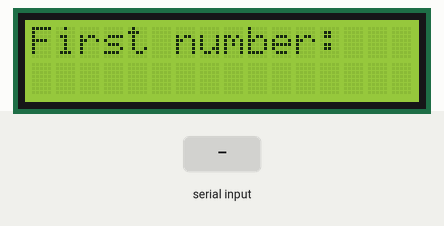
Simulated run of this sketch. Board: Arduino Uno, built with avr-gcc and run on an emulated ATmega328P. Parts: 16×2 character LCD. The test bench sets the inputs (shaded band).

Above: at 1.2 s.
1.3 s: "90/45\n" received over Serial
At 2.1 s:
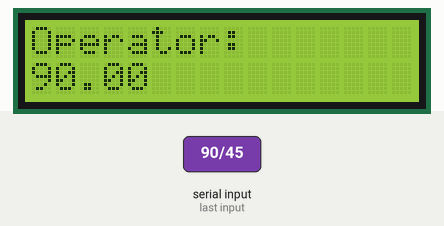
At 3.5 s:
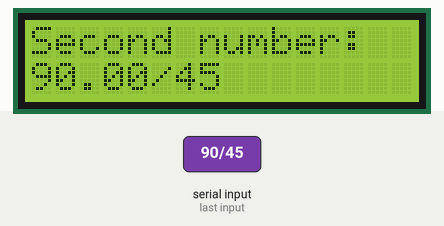
3.8 s: "+" received over Serial
At 5.3 s:
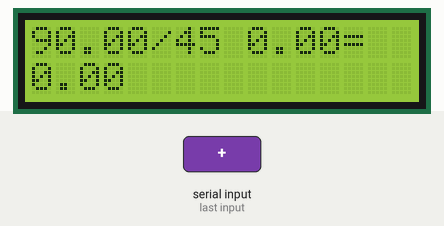
Timing chart, 0 to 6.8 s (numbered marks = the images above; inputs shaded):
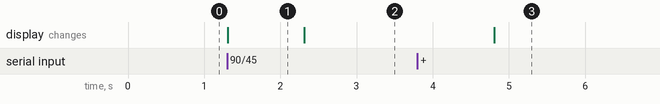

The sketch:

LCD_calculator.ino
```cpp
#include <LiquidCrystal.h>
int rs = 7;
int en = 8;
int d4 = 9;
int d5 = 10;
int d6 = 11;
int d7 = 12;
float num1;
float num2;
String Operator;
float answer;
int dt = 5000;

LiquidCrystal lcd(rs,en,d4,d5,d6,d7);

void setup() {

  lcd.begin(16,2);
  Serial.begin(9600);

}

void loop() {

  lcd.clear();
  lcd.setCursor(0,0);
  lcd.print("First number:");

  while (!Serial.available()){}
  num1 = Serial.parseFloat();
  lcd.clear();
  lcd.setCursor(0,0);
  lcd.print("Operator:");
  lcd.setCursor(0,1);
  lcd.print(num1);

  while (!Serial.available()){}
  Operator = Serial.readString();
  lcd.clear();
  lcd.setCursor(0,0);
  lcd.print("Second number:");
  lcd.setCursor(0,1);
  lcd.print(num1+Operator);

  while (!Serial.available()){}
  num2 = Serial.parseFloat();
  lcd.clear();

  if(Operator == "+"){
    answer = num1 + num2;
  }
  if(Operator == "-"){
    answer = num1 - num2;
  }
  if(Operator == "*"){
    answer = num1 * num2;
  }
  if(Operator == "/"){
    answer = num1 / num2;
  }

  lcd.setCursor(0,0);
  lcd.print(num1+Operator+num2+"=");
  lcd.setCursor(0,1);
  lcd.print(answer);
  delay(dt);

}
```

Measured:
- after the input at 1.3 s, the display: changes at once (image 1)
- after the input at 3.8 s, the display: changes after 1.0 s (image 3)
- what the display in image 1 shows lasts 1.0 s, from 1.3 s to 2.3 s
